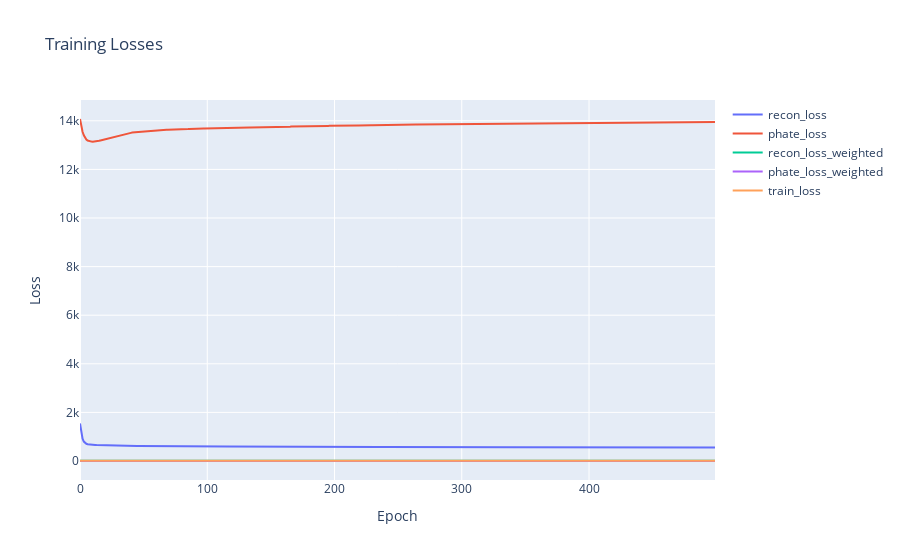

The code cell stored with this chart in its notebook:
### Code cell
training_loss_df = pd.DataFrame(history)

fig = go.Figure()

for col in ['recon_loss', 'phate_loss', 'recon_loss_weighted', 'phate_loss_weighted', 'train_loss']:
    fig.add_trace(go.Scatter(
        x=training_loss_df.index,
        y=training_loss_df[col],
        mode='lines',
        name=col
    ))

fig.update_layout(title="Training Losses", xaxis_title="Epoch", yaxis_title="Loss")
fig.show()

### Figure 1 — Plotly figure (JSON) as saved in the notebook; plotly's stock layout.template omitted (floating-point values rounded to 4 significant figures; data arrays with more than 128 entries replaced by an {"elided": "..."} marker saying what was removed)
{"data": [{"mode": "lines", "name": "recon_loss", "type": "scatter", "x": {"elided": "500 int values"}, "y": {"elided": "500 float values"}}, {"mode": "lines", "name": "phate_loss", "type": "scatter", "x": {"elided": "500 int values"}, "y": {"elided": "500 float values"}}, {"mode": "lines", "name": "recon_loss_weighted", "type": "scatter", "x": {"elided": "500 int values"}, "y": {"elided": "500 float values"}}, {"mode": "lines", "name": "phate_loss_weighted", "type": "scatter", "x": {"elided": "500 int values"}, "y": {"elided": "500 float values"}}, {"mode": "lines", "name": "train_loss", "type": "scatter", "x": {"elided": "500 int values"}, "y": {"elided": "500 float values"}}], "layout": {"title": {"text": "Training Losses"}, "xaxis": {"title": {"text": "Epoch"}}, "yaxis": {"title": {"text": "Loss"}}}}
